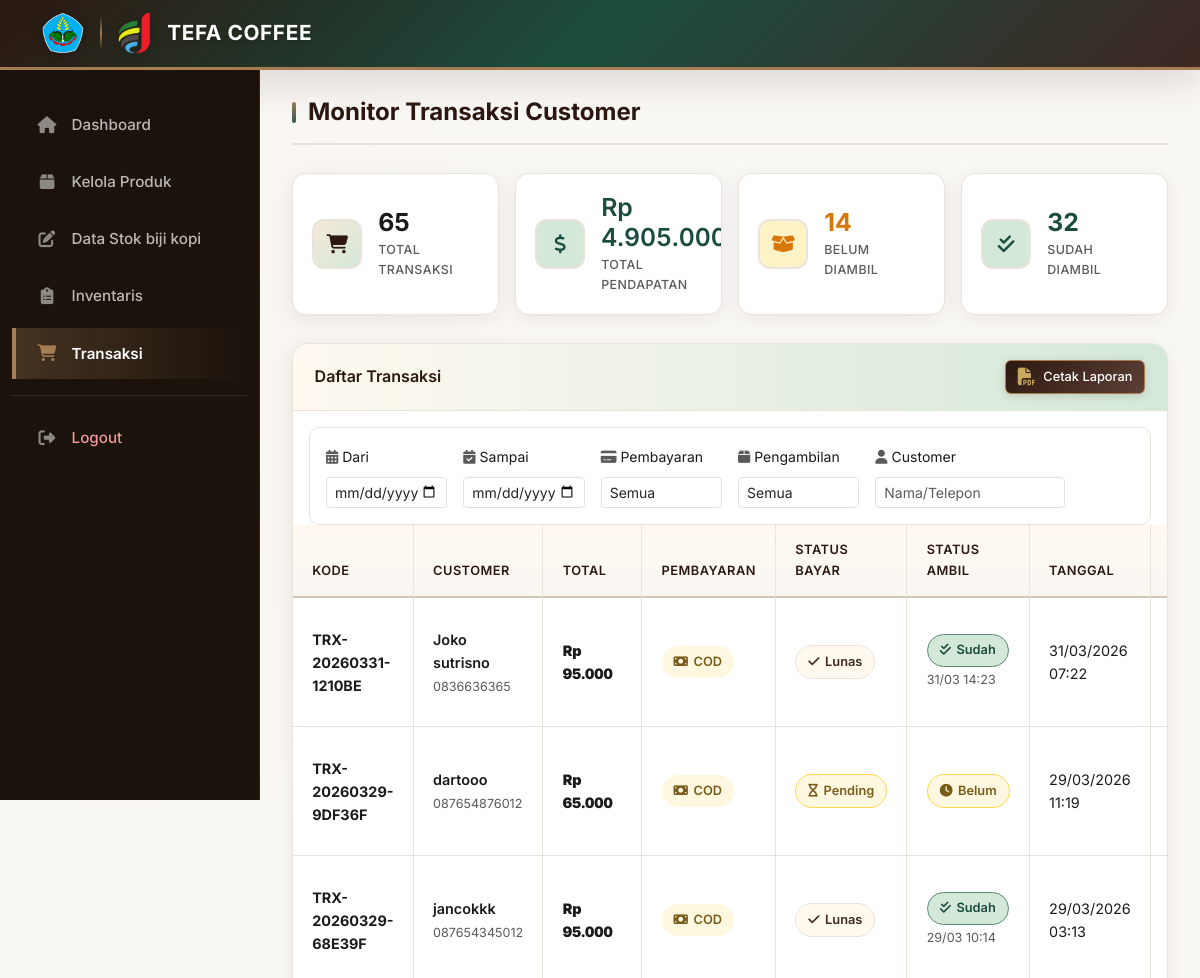
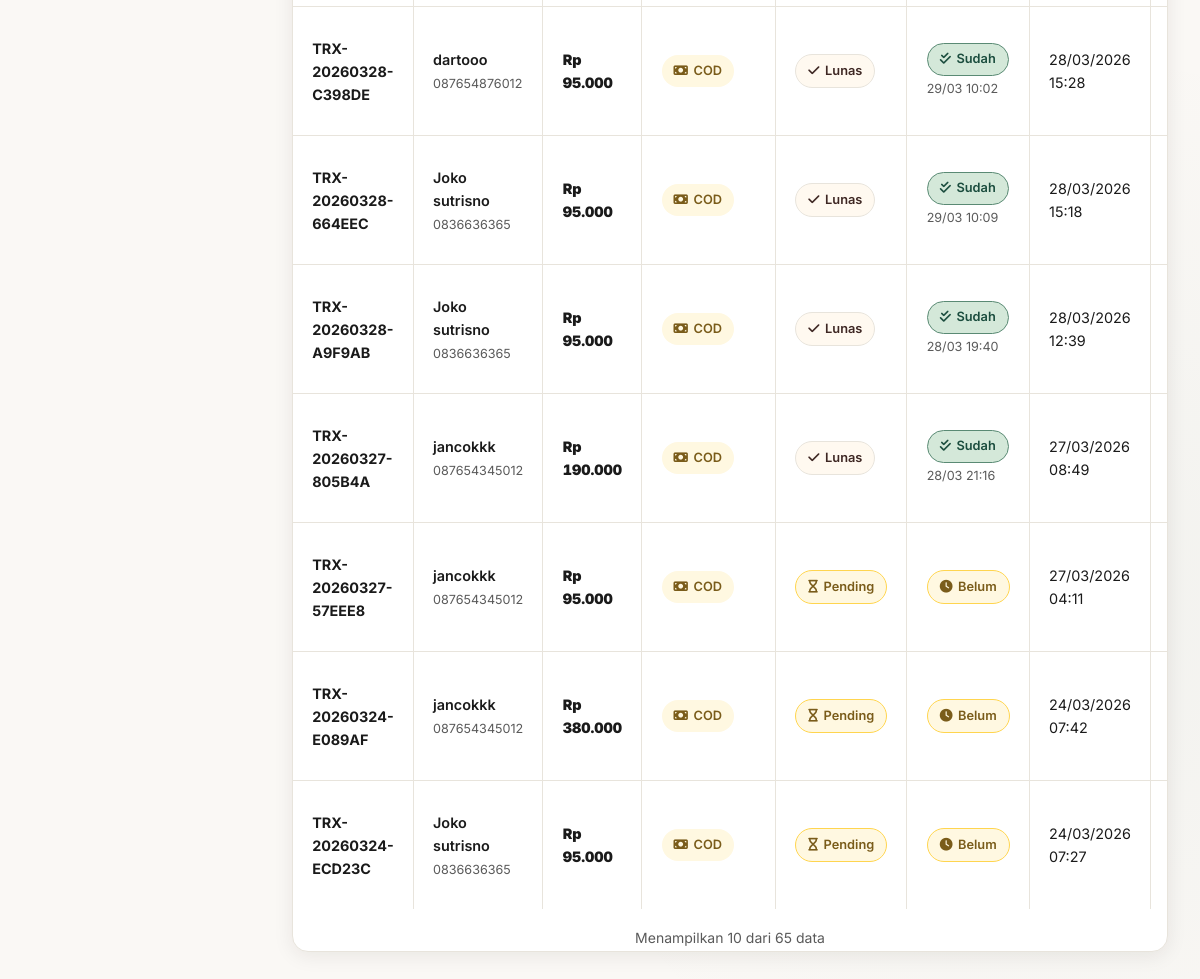
The app's page /admin/transactions.php (signed in) with its own data (2 pictures, top to bottom).
### tables this page shows
CREATE TABLE `transactions` (
  `id` int(11) NOT NULL,
  `user_id` int(11) NOT NULL,
  `kode_transaksi` varchar(50) NOT NULL,
  `total_harga` decimal(10,2) NOT NULL,
  `metode_pembayaran` enum('cod','qris') NOT NULL,
  `status_pembayaran` enum('pending','lunas','dikonfirmasi') DEFAULT 'pending',
  `status_pengambilan` enum('belum_diambil','sudah_diambil') DEFAULT 'belum_diambil',
  `bukti_pembayaran` varchar(255) DEFAULT NULL,
  `tanggal_transaksi` timestamp NOT NULL DEFAULT current_timestamp(),
  `diambil_oleh` varchar(100) DEFAULT NULL,
  `tanggal_diambil` datetime DEFAULT NULL
);

CREATE TABLE `users` (
  `id` int(11) NOT NULL,
  `username` varchar(50) NOT NULL,
  `password` varchar(255) NOT NULL,
  `role` enum('admin','manager','customer') NOT NULL,
  `nama_lengkap` varchar(100) NOT NULL,
  `email` varchar(100) NOT NULL,
  `telepon` varchar(15) DEFAULT NULL,
  `alamat` text DEFAULT NULL,
  `created_at` timestamp NOT NULL DEFAULT current_timestamp()
);

### admin/transactions.php (the view, shortened to what this page needs)
<?php
require_once '../config/config.php';
$filter_date_from = $_GET['filter_date_from'] ?? '';
$filter_date_to = $_GET['filter_date_to'] ?? '';
$filter_customer = $_GET['filter_customer'] ?? '';
$where = "1=1";
$transactions_query = mysqli_query($conn, "
    SELECT t.*, u.nama_lengkap, u.telepon, u.alamat
    FROM transactions t
    JOIN users u ON t.user_id = u.id
    WHERE $where
    ORDER BY t.tanggal_transaksi DESC
    LIMIT 500
");
$all_transactions = [];
while ($row = mysqli_fetch_assoc($transactions_query)) {
    $all_transactions[] = $row;
}
$stats_transaksi = [
    'total' => mysqli_fetch_assoc(mysqli_query($conn, "SELECT COUNT(*) as total FROM transactions"))['total'] ?? 0,
    'pendapatan' => mysqli_fetch_assoc(mysqli_query($conn, "SELECT SUM(total_harga) as total FROM transactions WHERE status_pembayaran IN ('lunas','dikonfirmasi')"))['total'] ?? 0,
    'belum_diambil' => mysqli_fetch_assoc(mysqli_query($conn, "SELECT COUNT(*) as total FROM transactions WHERE status_pengambilan='belum_diambil' AND status_pembayaran IN ('lunas','dikonfirmasi')"))['total'] ?? 0,
    'sudah_diambil' => mysqli_fetch_assoc(mysqli_query($conn, "SELECT COUNT(*) as total FROM transactions WHERE status_pengambilan='sudah_diambil'"))['total'] ?? 0,
];
    ?>
<!DOCTYPE html>
<html lang="id">
<head>
    <link href="https://cdn.jsdelivr.net/npm/bootstrap@5.3.0/dist/css/bootstrap.min.css" rel="stylesheet">
    <link rel="stylesheet" href="https://cdnjs.cloudflare.com/ajax/libs/font-awesome/6.4.0/css/all.min.css">
    <link rel="stylesheet" href="css/transactions.css">
</head>
<body>
    <div class="top-header">
        <div class="container">
            <div class="header-content">
                <div class="logo-container">
                    <img src="../assets/images/logopolije.png" alt="Polije" class="logo-polije"
                        onerror="this.src='https://via.placeholder.com/42x42/2C1810/FFFFFF?text=P'">
                    <div class="logo-divider"></div>
                    <img src="../assets/images/sip.png" alt="TEFA" class="logo-tefa"
                        onerror="this.src='https://via.placeholder.com/42x42/A67C52/FFFFFF?text=T'">
                    <span class="brand-text">TEFA COFFEE</span>
                </div>
            </div>
        </div>
    </div>
    <div class="sidebar" id="sidebar">
        <ul class="sidebar-menu">
            <li><a href="dashboard.php"><i class="fas fa-home"></i><span>Dashboard</span></a></li>
            <li><a href="products.php"><i class="fas fa-box"></i><span>Kelola Produk</span></a></li>
            <li><a href="stock.php"><i class="fa-solid fa-pen-to-square"></i><span>Data Stok biji kopi</span></a></li>
            <li><a href="inventory.php"><i class="fas fa-clipboard-list"></i><span>Inventaris</span></a></li>
            <li><a href="transactions.php" class="active"><i class="fas fa-shopping-cart"></i><span>Transaksi</span></a>
            </li>
            <div class="sidebar-divider"></div>
            <li><a href="../logout.php" style="color: #ef9a9a;"><i
                        class="fas fa-sign-out-alt"></i><span>Logout</span></a></li>
        </ul>
    </div>
    <div class="main-wrapper">
        <div class="main-content">
            <div class="page-header">
                <h1 class="page-title">Monitor Transaksi Customer</h1>
            </div>
            <div class="stats-grid">
                <div class="stat-card">
                    <div class="stat-icon"><i class="fas fa-shopping-cart"></i></div>
                    <div class="stat-content">
                        <div class="stat-number"><?= $stats_transaksi['total'] ?></div>
                        <div class="stat-label">Total Transaksi</div>
                    </div>
                </div>
                <div class="stat-card">
                    <div class="stat-icon" style="color:var(--leaf-dark);background:var(--leaf-pale)"><i
                            class="fas fa-dollar-sign"></i></div>
                    <div class="stat-content">
                        <div class="stat-number text-rupiah" style="color:var(--leaf-dark)">Rp
                            <?= number_format($stats_transaksi['pendapatan'], 0, ',', '.') ?></div>
                        <div class="stat-label">Total Pendapatan</div>
                    </div>
                </div>
                <div class="stat-card">
                    <div class="stat-icon" style="color:#d97706;background:#fef3c7"><i class="fas fa-box-open"></i>
                    </div>
                    <div class="stat-content">
                        <div class="stat-number" style="color:#d97706"><?= $stats_transaksi['belum_diambil'] ?></div>
                        <div class="stat-label">Belum Diambil</div>
                    </div>
                </div>
                <div class="stat-card">
                    <div class="stat-icon" style="color:var(--leaf-dark);background:var(--leaf-pale)"><i
                            class="fas fa-check-double"></i></div>
                    <div class="stat-content">
                        <div class="stat-number" style="color:var(--leaf-dark)"><?= $stats_transaksi['sudah_diambil'] ?>
                        </div>
                        <div class="stat-label">Sudah Diambil</div>
                    </div>
                </div>
            </div>
            <div class="card-custom">
                <div class="card-header-custom d-flex justify-content-between align-items-center flex-wrap gap-2">
                    <span>Daftar Transaksi</span>
                    <div class="d-flex gap-2">
                        <button class="btn-custom btn-coffee btn-sm" onclick="openPrintReport()"><i
                                class="fas fa-file-pdf"></i> Cetak Laporan</button>
                    </div>
                </div>
                <div class="card-body p-0">
                    <form id="filterForm" method="GET" class="filter-section mx-3 mt-3 mb-0">
                        <div class="row g-3">
                            <div class="col-md-2">
                                <label class="form-label small"><i
                                        class="fas fa-calendar-alt me-1 text-muted"></i>Dari</label>
                                <input type="date" name="filter_date_from" id="filter_date_from"
                                    class="form-control form-control-sm"
                                    value="<?= htmlspecialchars($filter_date_from) ?>" onchange="applyFilter()">
                            </div>
                            <div class="col-md-2">
                                <label class="form-label small"><i
                                        class="fas fa-calendar-check me-1 text-muted"></i>Sampai</label>
                                <input type="date" name="filter_date_to" id="filter_date_to"
                                    class="form-control form-control-sm"
                                    value="<?= htmlspecialchars($filter_date_to) ?>" onchange="applyFilter()">
                            </div>
                            <div class="col-md-2">
                                <label class="form-label small"><i
                                        class="fas fa-credit-card me-1 text-muted"></i>Pembayaran</label>
                                <select name="filter_pembayaran" id="filter_pembayaran"
                                    class="form-control form-control-sm" onchange="applyFilter()">
                                    <option value="">Semua</option>
                                </select>
                            </div>
                            <div class="col-md-2">
                                <label class="form-label small"><i
                                        class="fas fa-box me-1 text-muted"></i>Pengambilan</label>
                                <select name="filter_pengambilan" id="filter_pengambilan"
                                    class="form-control form-control-sm" onchange="applyFilter()">
                                    <option value="">Semua</option>
                                </select>
                            </div>
                            <div class="col-md-3">
                                <label class="form-label small"><i
                                        class="fas fa-user me-1 text-muted"></i>Customer</label>
                                <input type="text" name="filter_customer" id="filter_customer"
                                    class="form-control form-control-sm"
                                    value="<?= htmlspecialchars($filter_customer) ?>" placeholder="Nama/Telepon"
                                    onchange="applyFilter()">
                            </div>
                        </div>
                    </form>
                    <div class="table-responsive">
                        <table class="table table-custom">
                            <thead>
                                <tr>
                                    <th>Kode</th>
                                    <th>Customer</th>
                                    <th>Total</th>
                                    <th>Pembayaran</th>
                                    <th>Status Bayar</th>
                                    <th>Status Ambil</th>
                                    <th>Tanggal</th>
                                    <th>Aksi</th>
                                </tr>
                            </thead>
                            <tbody>
                                <?php if (count($all_transactions) > 0): ?>
                                    <?php foreach (array_slice($all_transactions, 0, 10) as $t): ?>
                                        <tr
                                            class="<?= $t['status_pengambilan'] == 'belum_diambil' && $t['status_pembayaran'] != 'pending' ? 'pending-pickup' : '' ?>">
                                            <td data-label="Kode"><strong><?= htmlspecialchars($t['kode_transaksi']) ?></strong>
                                            </td>
                                            <td data-label="Customer"><span
                                                    class="fw-semibold"><?= htmlspecialchars($t['nama_lengkap']) ?></span><br><small
                                                    class="text-muted"><?= htmlspecialchars($t['telepon']) ?></small></td>
                                            <td data-label="Total" class="text-rupiah"><strong>Rp
                                                    <?= number_format($t['total_harga'], 0, ',', '.') ?></strong></td>
                                            <td data-label="Pembayaran">
                                                <?php if ($t['metode_pembayaran'] == 'qris'): ?>
                                                    <span class="badge-custom badge-primary"><i
                                                            class="fas fa-qrcode"></i>QRIS</span>
                                                <?php else: ?>
                                                    <span class="badge-custom badge-cod"><i class="fas fa-money-bill"></i>COD</span>
                                                <?php endif; ?>
                                            </td>
                                            <td data-label="Status Bayar">
                                                <?php if ($t['status_pembayaran'] == 'lunas'): ?>
                                                    <span class="badge-custom badge-success"><i
                                                            class="fas fa-check"></i>Lunas</span>
                                                <?php elseif ($t['status_pembayaran'] == 'dikonfirmasi'): ?>
                                                    <span class="badge-custom badge-info"><i class="fas fa-check"></i>Lunas</span>
                                                <?php else: ?>
                                                    <span class="badge-custom badge-warning"><i
                                                            class="fas fa-hourglass"></i>Pending</span>
                                                <?php endif; ?>
                                            </td>
                                            <td data-label="Status Ambil">
                                                <?php if ($t['status_pengambilan'] == 'sudah_diambil'): ?>
                                                    <span class="badge-custom badge-success"><i
                                                            class="fas fa-check-double"></i>Sudah</span><br><small
                                                        class="text-muted"><?= date('d/m H:i', strtotime($t['tanggal_diambil'])) ?></small>
                                                <?php else: ?>
                                                    <span class="badge-custom badge-warning"><i
                                                            class="fas fa-clock"></i>Belum</span>
                                                <?php endif; ?>
                                            </td>
                                            <td data-label="Tanggal">
                                                <?= date('d/m/Y H:i', strtotime($t['tanggal_transaksi'])) ?></td>
                                            <td data-label="Aksi">
                                            </td>
                                        </tr>
                                    <?php endforeach; ?>
                                <?php endif; ?>
                            </tbody>
                        </table>
                    </div>
                    <?php if (count($all_transactions) > 10): ?>
                        <div class="text-center mt-3"><small class="text-muted">Menampilkan 10 dari
                                <?= count($all_transactions) ?> data</small></div>
                    <?php endif; ?>
                </div>
            </div>
        </div>
    </div>
</body>
</html>

### records on screen
transactions: kode_transaksi "TRX-20260331-1210BE", user.nama_lengkap "Joko sutrisno", user.telepon "0836636365", total_harga "95.000", metode_pembayaran "cod" (drawn), status_pembayaran "dikonfirmasi" (drawn), tanggal_diambil "31/03 14:23", tanggal_transaksi "31/03/2026 07:22"
transactions: kode_transaksi "TRX-20260329-9DF36F", user.nama_lengkap "dartooo", user.telepon "087654876012", total_harga "65.000", metode_pembayaran "cod" (drawn), status_pembayaran "pending" (drawn), status_pengambilan "belum_diambil" (drawn), tanggal_transaksi "29/03/2026 11:19"
transactions: kode_transaksi "TRX-20260329-68E39F", user.nama_lengkap "jancokkk", user.telepon "087654345012", total_harga "95.000", metode_pembayaran "cod" (drawn), status_pembayaran "dikonfirmasi" (drawn), tanggal_diambil "29/03 10:14", tanggal_transaksi "29/03/2026 03:13"
transactions: kode_transaksi "TRX-20260328-C398DE", user.nama_lengkap "dartooo", user.telepon "087654876012", total_harga "95.000", metode_pembayaran "cod" (drawn), status_pembayaran "dikonfirmasi" (drawn), tanggal_diambil "29/03 10:02", tanggal_transaksi "28/03/2026 15:28"
transactions: kode_transaksi "TRX-20260328-664EEC", user.nama_lengkap "Joko sutrisno", user.telepon "0836636365", total_harga "95.000", metode_pembayaran "cod" (drawn), status_pembayaran "dikonfirmasi" (drawn), tanggal_diambil "29/03 10:09", tanggal_transaksi "28/03/2026 15:18"
transactions: kode_transaksi "TRX-20260328-A9F9AB", user.nama_lengkap "Joko sutrisno", user.telepon "0836636365", total_harga "95.000", metode_pembayaran "cod" (drawn), status_pembayaran "dikonfirmasi" (drawn), tanggal_diambil "28/03 19:40", tanggal_transaksi "28/03/2026 12:39"
transactions: kode_transaksi "TRX-20260327-805B4A", user.nama_lengkap "jancokkk", user.telepon "087654345012", total_harga "190.000", metode_pembayaran "cod" (drawn), status_pembayaran "dikonfirmasi" (drawn), tanggal_diambil "28/03 21:16", tanggal_transaksi "27/03/2026 08:49"
transactions: kode_transaksi "TRX-20260327-57EEE8", user.nama_lengkap "jancokkk", user.telepon "087654345012", total_harga "95.000", metode_pembayaran "cod" (drawn), status_pembayaran "pending" (drawn), status_pengambilan "belum_diambil" (drawn), tanggal_transaksi "27/03/2026 04:11"
transactions: kode_transaksi "TRX-20260324-E089AF", user.nama_lengkap "jancokkk", user.telepon "087654345012", total_harga "380.000", metode_pembayaran "cod" (drawn), status_pembayaran "pending" (drawn), status_pengambilan "belum_diambil" (drawn), tanggal_transaksi "24/03/2026 07:42"
transactions: kode_transaksi "TRX-20260324-ECD23C", user.nama_lengkap "Joko sutrisno", user.telepon "0836636365", total_harga "95.000", metode_pembayaran "cod" (drawn), status_pembayaran "pending" (drawn), status_pengambilan "belum_diambil" (drawn), tanggal_transaksi "24/03/2026 07:27"

### other values on screen
$stats_transaksi['total'] "65"
$stats_transaksi['belum_diambil'] "14"
$stats_transaksi['sudah_diambil'] "32"
count($all_transactions) "65"
